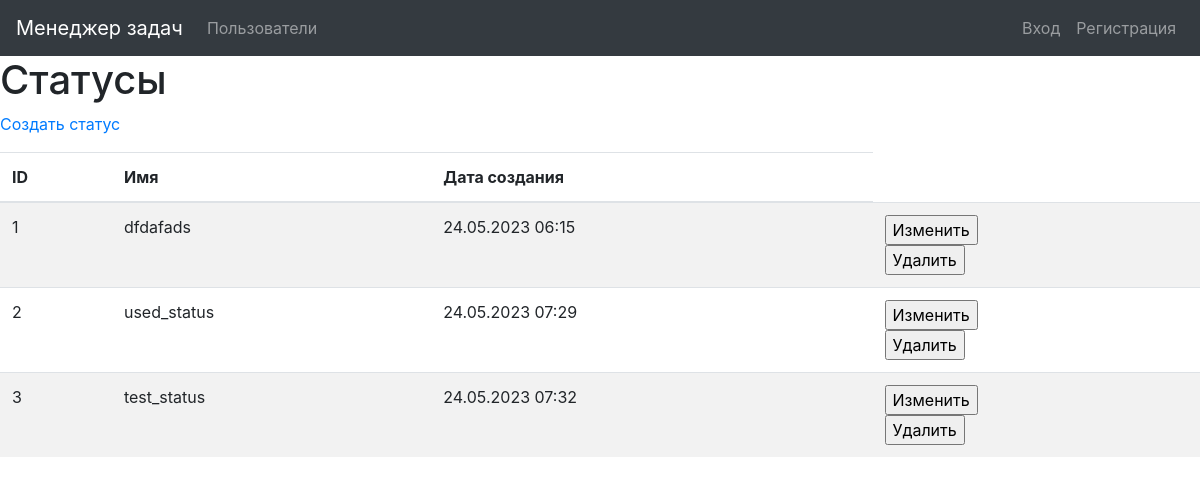
The app's page /statuses/, older data.
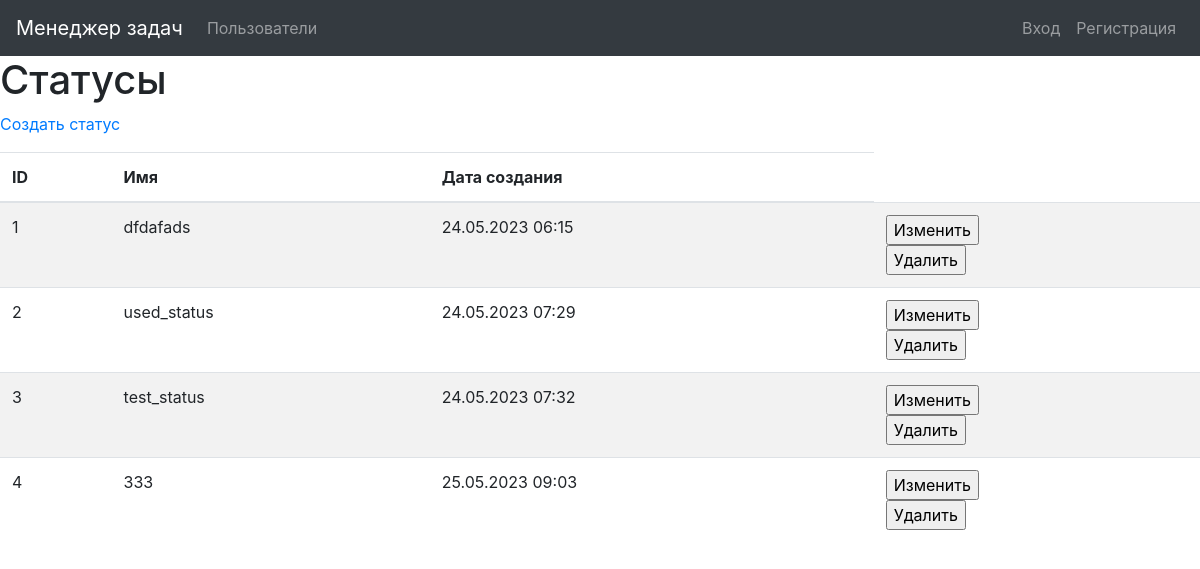
The same page, newer data.
### task_manager/statuses/models.py (models this page shows, shortened)
class Status(models.Model):
    name = models.CharField(_('Name'), max_length=100, unique=True)
    created_at = models.DateTimeField(default=timezone.now)

### task_manager/statuses/views.py (the view)
# urls.py: path('', views.StatusesListView.as_view(),
class StatusesListView(ListView):
    model = Status
    template_name = 'status/status_list.html'
    context_object_name = 'statuses'

### task_manager/templates/status/status_list.html (shortened to what this page needs)
{% extends "base.html" %}
{% block content %}
{% load i18n %}
<h1>{% translate "Statuses" %}</h1>
<p><a href="{% url 'status_create' %}">{% translate "Create status" %}</a></p>
<div class="table-responsive">
  <table class="table table-striped">
    <thead>
      <tr>
        <th>ID</th>
        <th>{% translate "Name" %}</th>
        <th>{% translate "Creation date" %}</th>
      </tr>
    </thead>
    <tbody>
    {% for status in statuses %}
      <tr>
        <td>{{ status.id }}</td>
        <td>{{ status.name }}</td>
        <td>{{ status.created_at|date:"d.m.Y H:i" }}</td>
        <td>
          <form action="{% url 'status_update' pk=status.id %}" method="get">
          <input type="submit" value='{% translate "Change data" %}'>
          </form>
          <form action="{% url 'status_delete' pk=status.id %}" method="get">
          <input type="submit" value='{% translate "Delete data" %}'>
          </form>
        </td>
      </tr>
      {% endfor %}
      </tbody>
</table>
  </div>
{% endblock %}

Row changes from the older to the newer data that the page shows:
added Status: id "4", name "333", created_at "25.05.2023 09:03"
